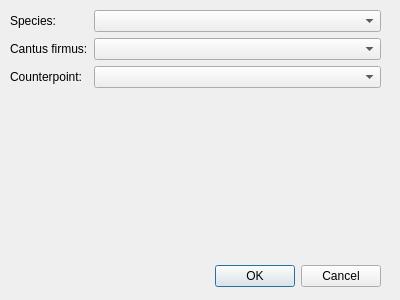
<?xml version="1.0" encoding="UTF-8"?>
<ui version="4.0">
 <class>Dialog</class>
 <widget class="QDialog" name="Dialog">
  <property name="geometry">
   <rect>
    <x>0</x>
    <y>0</y>
    <width>400</width>
    <height>300</height>
   </rect>
  </property>
  <property name="windowTitle">
   <string>Check counterpoint</string>
  </property>
  <widget class="QDialogButtonBox" name="buttonBox">
   <property name="geometry">
    <rect>
     <x>40</x>
     <y>260</y>
     <width>341</width>
     <height>32</height>
    </rect>
   </property>
   <property name="orientation">
    <enum>Qt::Horizontal</enum>
   </property>
   <property name="standardButtons">
    <set>QDialogButtonBox::Cancel|QDialogButtonBox::Ok</set>
   </property>
  </widget>
  <widget class="QWidget" name="formLayoutWidget">
   <property name="geometry">
    <rect>
     <x>10</x>
     <y>10</y>
     <width>371</width>
     <height>251</height>
    </rect>
   </property>
   <layout class="QFormLayout" name="form">
    <property name="fieldGrowthPolicy">
     <enum>QFormLayout::AllNonFixedFieldsGrow</enum>
    </property>
    <item row="0" column="0">
     <widget class="QLabel" name="label">
      <property name="text">
       <string>Species:</string>
      </property>
     </widget>
    </item>
    <item row="0" column="1">
     <widget class="QComboBox" name="speciesComboBox"/>
    </item>
    <item row="1" column="0">
     <widget class="QLabel" name="label">
      <property name="text">
       <string>Cantus firmus:</string>
      </property>
     </widget>
    </item>
    <item row="1" column="1">
     <widget class="QComboBox" name="cantusFirmusComboBox"/>
    </item>
    <item row="2" column="0">
     <widget class="QLabel" name="label_2">
      <property name="text">
       <string>Counterpoint:</string>
      </property>
     </widget>
    </item>
    <item row="2" column="1">
     <widget class="QComboBox" name="counterPointComboBox"/>
    </item>
   </layout>
  </widget>
  <zorder>buttonBox</zorder>
  <zorder>label</zorder>
  <zorder>formLayoutWidget</zorder>
 </widget>
 <resources/>
 <connections>
  <connection>
   <sender>buttonBox</sender>
   <signal>accepted()</signal>
   <receiver>Dialog</receiver>
   <slot>accept()</slot>
   <hints>
    <hint type="sourcelabel">
     <x>248</x>
     <y>254</y>
    </hint>
    <hint type="destinationlabel">
     <x>157</x>
     <y>274</y>
    </hint>
   </hints>
  </connection>
  <connection>
   <sender>buttonBox</sender>
   <signal>rejected()</signal>
   <receiver>Dialog</receiver>
   <slot>reject()</slot>
   <hints>
    <hint type="sourcelabel">
     <x>316</x>
     <y>260</y>
    </hint>
    <hint type="destinationlabel">
     <x>286</x>
     <y>274</y>
    </hint>
   </hints>
  </connection>
 </connections>
</ui>
